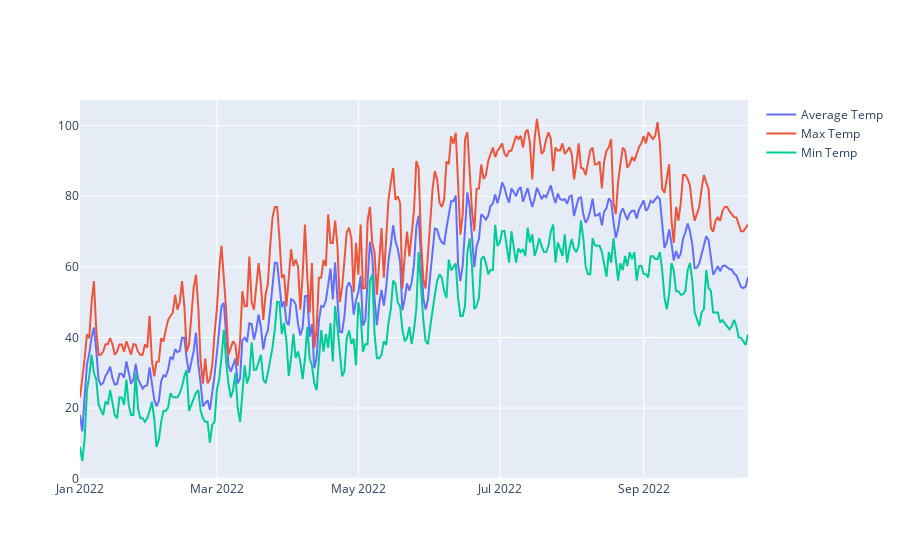

The notebook cell saved with this chart:
### Code cell
import plotly.graph_objects as go


# Create traces
fig = go.Figure()
fig.add_trace(go.Scatter(x=df['datetime'], y=df['temp'],
                    mode='lines',
                    name='Average Temp'))
fig.add_trace(go.Scatter(x=df['datetime'], y=df['tempmax'],
                    mode='lines',
                    name='Max Temp'))
fig.add_trace(go.Scatter(x=df['datetime'], y=df['tempmin'],
                    mode='lines', name='Min Temp'))

fig.show()

### Figure 1 — Plotly figure (JSON) as saved in the notebook; plotly's stock layout.template omitted (floating-point values rounded to 4 significant figures; data arrays with more than 128 entries replaced by an {"elided": "..."} marker saying what was removed)
{"data": [{"mode": "lines", "name": "Average Temp", "type": "scatter", "x": {"elided": "289 str values"}, "y": {"elided": "289 float values"}}, {"mode": "lines", "name": "Max Temp", "type": "scatter", "x": {"elided": "289 str values"}, "y": {"elided": "289 float values"}}, {"mode": "lines", "name": "Min Temp", "type": "scatter", "x": {"elided": "289 str values"}, "y": {"elided": "289 float values"}}], "layout": {}}
